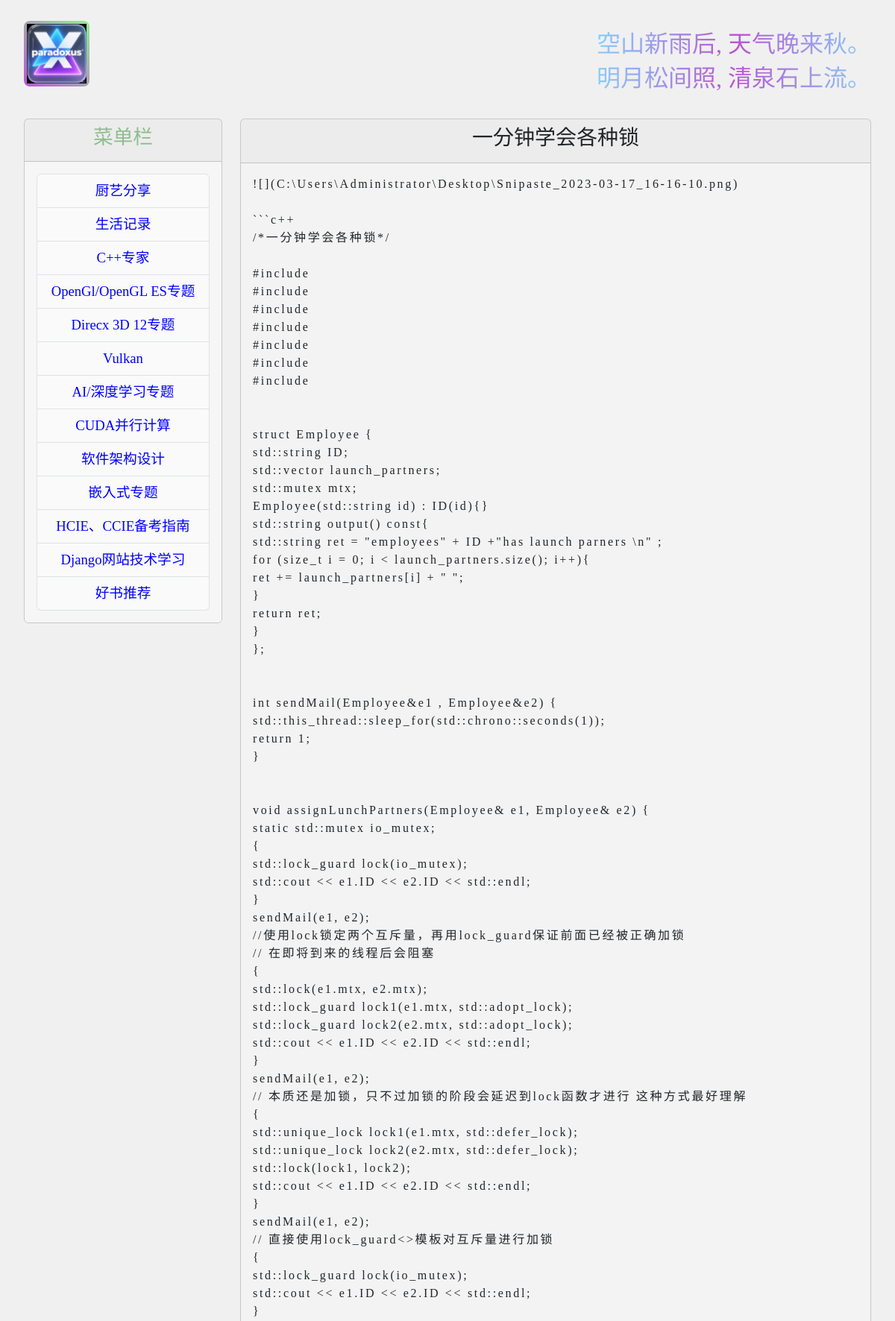
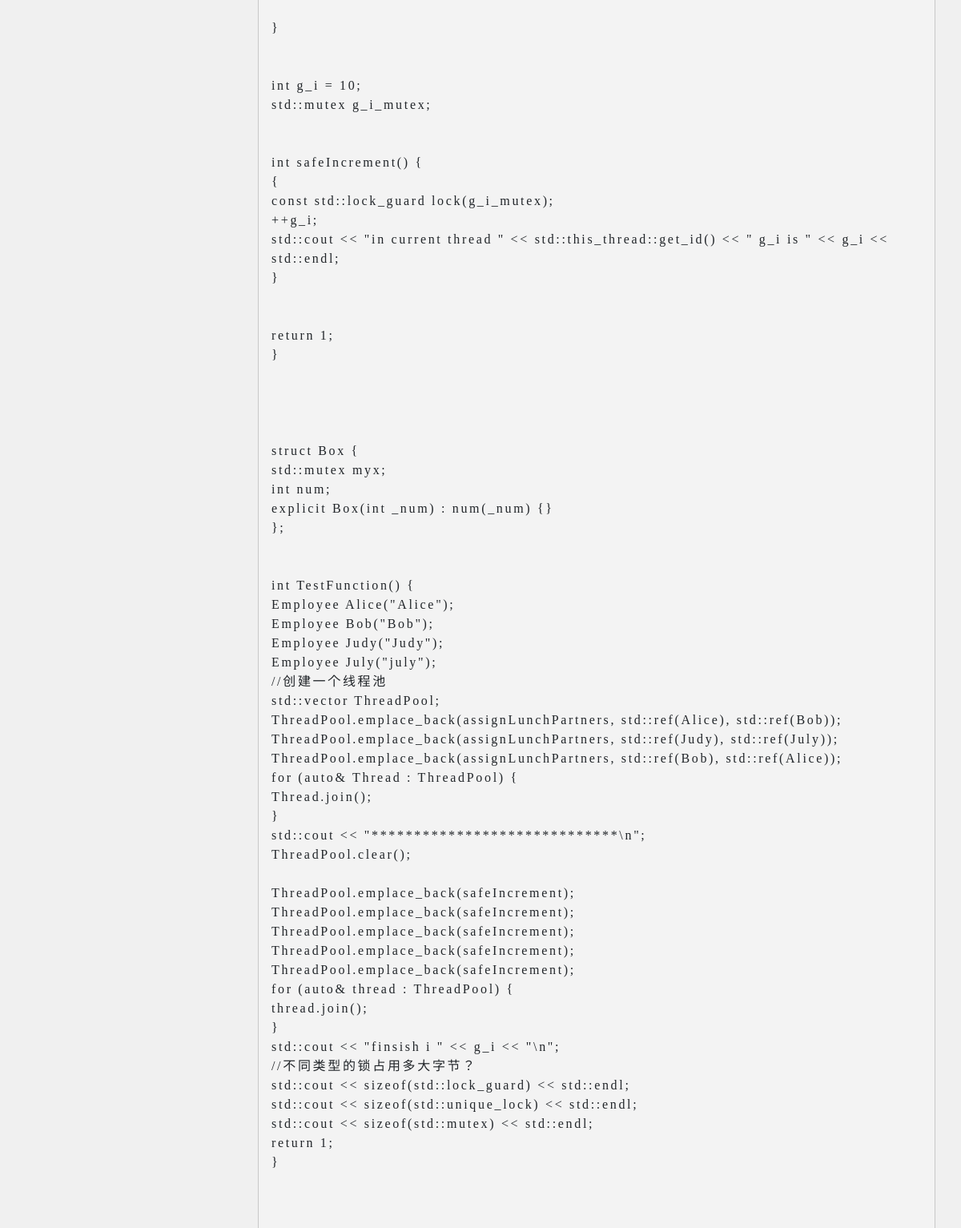
The page /post/post_2/ (upper part) on the database its author committed (2 pictures, top to bottom).
### mysite/models.py (models this page shows, shortened)
class Post(models.Model):
    title: str = models.CharField(max_length=200)
    slug:  str = models.CharField(max_length=200)
    body:  str = models.TextField()
    pub_date: datetime = models.DateTimeField(auto_now_add=True)
    class Meta:
        ordering=("-pub_date",)

### mysite/views.py (the view)
# urls.py: path('post/<slug:slug>/', HomePageView.showpost),
    @staticmethod
    def showpost(request, slug) ->HttpResponse:
        try:
            post: QuerySet=Post.objects.get(slug=slug)
            if post is not None:
                return render(request=request, template_name="post.html", context={"post": post})
        except Post.DoesNotExist:
            return redirect('/')

### templates/post.html (shortened to what this page needs)
{% extends "base.html" %}
{% block head-message %}
    <h3 style="font-family: 'JetBrains Mono'">{{ post.title }}</h3>
{% endblock %}
<%{% block content %}
	<p style="font-family: 'JetBrains Mono';font-size: 12pt;letter-spacing: 2pt">{{ post.body|safe|linebreaksbr}}</p>
{% endblock %}

### templates/header.html (style rules this page uses)
body { margin: 20px; background-color: #f0f0f0; }

### rows shown on the page
Post: title "一分钟学会各种锁", body "![](C:\\Users\\Administrator\\Desktop\\Snipaste_2023-03-17_16-16-10.png) ```c++ /*一分钟学会各种锁*/ #include #include #include #include #include #include #include struct Employee { std::string ID; std::vector launch_partners; std::mutex mtx; Employee(std::string id) : ID(id){} std::string output() const{ std::string ret = \"employees\" + ID +\"has launch parners \\n\" ; for (size_t i = 0; i < launch_partners.size(); i++){ ret += launch_partners[i] + \" \"; } return ret; } }; int sendMail(Employee&e1 , Employee&e2) { std::this_thread::sleep_for(std::chrono::seconds(1)); return 1; } void assignLunchPartners(Employee& e1, Employee& e2) { static std::mutex io_mutex; { std::lock_guard lock(io_mutex); std::cout <<…"
